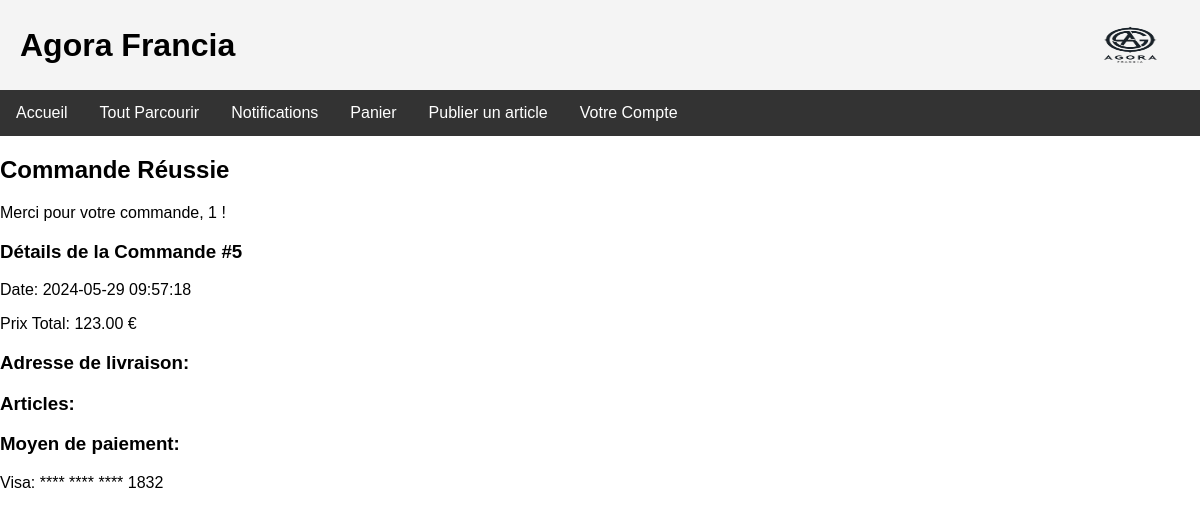
The app's page /order_sucess.php?id=5 (signed in), older data.
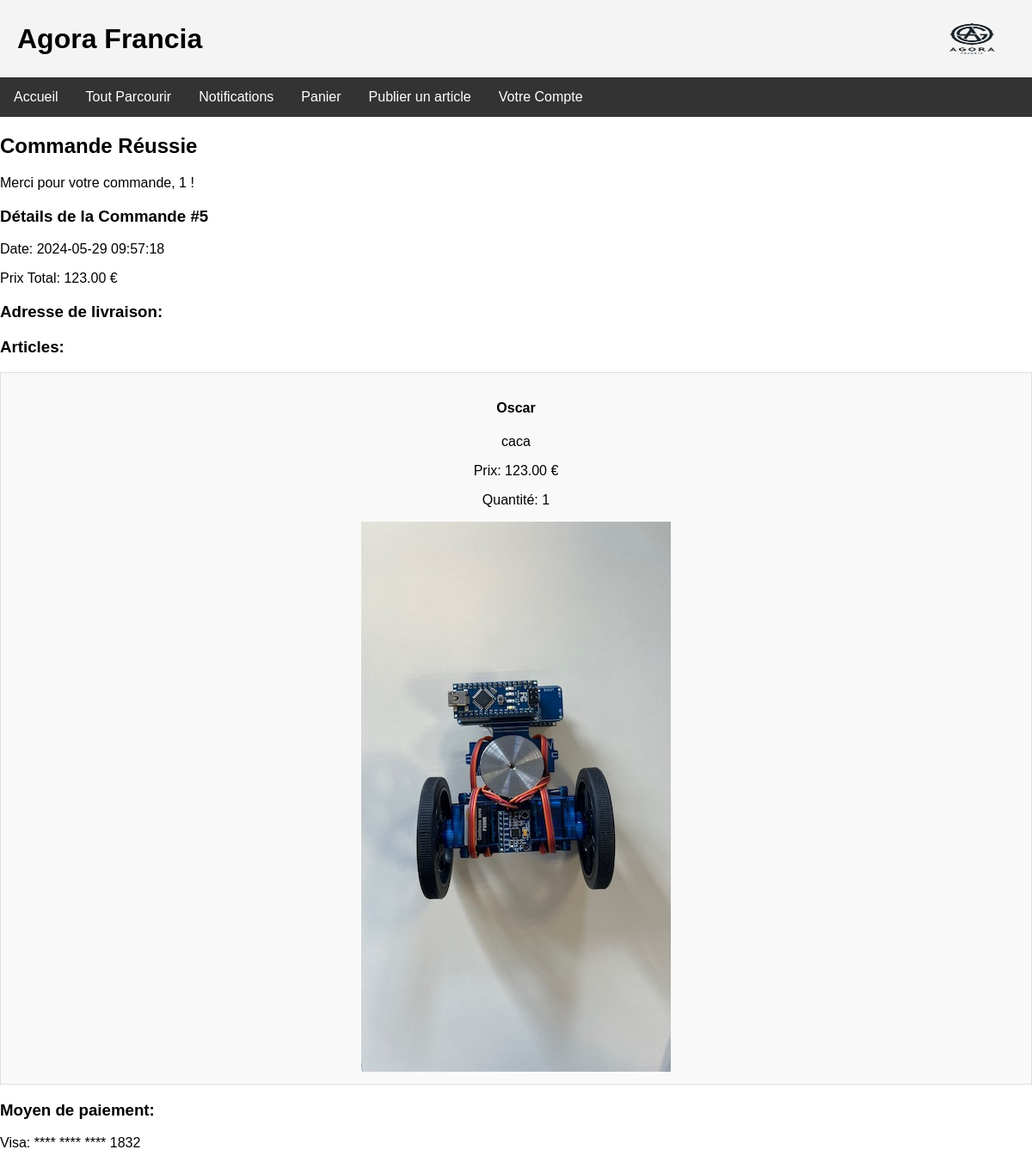
The same page, newer data.
### tables this page shows
CREATE TABLE `commandes_articles` (
  `id` int(11) NOT NULL,
  `commande_id` int(11) NOT NULL,
  `article_id` int(11) NOT NULL,
  `quantite` int(11) NOT NULL
);

CREATE TABLE `articles` (
  `id` int(11) NOT NULL,
  `nom` varchar(100) DEFAULT NULL,
  `description` text,
  `categorie` enum('meubles','objets_art','accessoire_vip','materiels_scolaires') DEFAULT NULL,
  `prix` decimal(10,2) DEFAULT NULL,
  `quantite` int(11) DEFAULT NULL,
  `vendeur_id` int(11) DEFAULT NULL,
  `date_ajout` timestamp NOT NULL DEFAULT CURRENT_TIMESTAMP,
  `type_vente` enum('immediate','negociation','enchere') DEFAULT NULL,
  `etat` enum('neuf avec etiquette','neuf sans etiquette','tres bon etat','bon etat','satisfaisant') DEFAULT NULL,
  `photo` varchar(255) DEFAULT NULL,
  `video` varchar(255) DEFAULT NULL
);

### order_sucess.php (the view, shortened to what this page needs)
<?php
include 'db_connect.php';
$user_id = $_SESSION['user_id'];
$commande_id = $_GET['id'];
try {
    $stmt = $pdo->prepare("SELECT * FROM commandes WHERE id = ? AND acheteur_id = ?");
    $stmt->execute([$commande_id, $user_id]);
    $commande = $stmt->fetch();
    $stmt = $pdo->prepare("SELECT a.nom, a.description, a.photo, a.prix, ca.quantite FROM commandes_articles ca JOIN articles a ON ca.article_id = a.id WHERE ca.commande_id = ?");
    $stmt->execute([$commande_id]);
    $articles = $stmt->fetchAll();
    $stmt = $pdo->prepare("SELECT c.type_carte, c.numero_carte FROM cartes c JOIN commandes cmd ON c.utilisateur_id = cmd.acheteur_id WHERE cmd.id = ?");
    $stmt->execute([$commande_id]);
    $carte = $stmt->fetch();
} catch (PDOException $e) {
    echo "Erreur: " . $e->getMessage();
    die();
}
?>
<!DOCTYPE html>
<html lang="fr">
<head>
    <link href="style.css" rel="stylesheet" type="text/css" />
</head>
<body>
<div class="wrapper">
    <div class="header">
        <h1>Agora Francia</h1>
        <img src="logo.png" width="100" height="100" alt="logoAgora">
    </div>
    <div class="navigation">
        <a href="index.html"><i class="fas fa-home"></i> Accueil</a>
        <a href="browse.php"><i class="fas fa-th-list"></i> Tout Parcourir</a>
        <a href="notifications.html"><i class="fas fa-bell"></i> Notifications</a>
        <a href="cart.php"><i class="fas fa-shopping-cart"></i> Panier</a>
        <?php if (isset($_SESSION['user_id'])): ?>
            <a href="publish_article.php">Publier un article</a>
        <?php endif; ?>
        <div class="dropdown">
            <a href="#votrecompte" class="dropbtn"><i class="fas fa-user"></i> Votre Compte</a>
        </div>
    </div>
    <h2>Commande Réussie</h2>
    <p>Merci pour votre commande, <?php echo htmlspecialchars($user_id); ?> !</p>
    <h3>Détails de la Commande #<?php echo htmlspecialchars($commande_id); ?></h3>
    <p>Date: <?php echo htmlspecialchars($commande['date_commande']); ?></p>
    <p>Prix Total: <?php echo htmlspecialchars($commande['prix_total']); ?> €</p>
    <h3>Adresse de livraison:</h3>
    <h3>Articles:</h3>
    <?php foreach ($articles as $article): ?>
        <div class="article">
            <h4><?php echo htmlspecialchars($article['nom']); ?></h4>
            <p><?php echo htmlspecialchars($article['description']); ?></p>
            <p>Prix: <?php echo htmlspecialchars($article['prix']); ?> €</p>
            <p>Quantité: <?php echo htmlspecialchars($article['quantite']); ?></p>
            <?php if ($article['photo']): ?>
                <img src="<?php echo htmlspecialchars($article['photo']); ?>" alt="Photo de l'article">
            <?php endif; ?>
        </div>
    <?php endforeach; ?>
    <h3>Moyen de paiement:</h3>
    <p><?php echo htmlspecialchars($carte['type_carte']); ?>: **** **** **** <?php echo htmlspecialchars(substr($carte['numero_carte'], -4)); ?></p>
</div>
</body>
</html>

Row changes from the older to the newer data that the page shows:
added commandes_articles: article.nom "Oscar", article.description "caca", article.prix "123.00", quantite "1", article.photo (picture)
